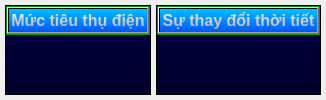
               <widget class="QWidget" name="Bot_ParameterPanel">
                <layout class="QHBoxLayout" name="horizontalLayout_5">
                 <property name="spacing">
                  <number>5</number>
                 </property>
                 <property name="leftMargin">
                  <number>5</number>
                 </property>
                 <property name="topMargin">
                  <number>5</number>
                 </property>
                 <property name="rightMargin">
                  <number>5</number>
                 </property>
                 <property name="bottomMargin">
                  <number>5</number>
                 </property>
                 <item>
                  <widget class="QFrame" name="Bot_Para_frame_1">
                   <property name="styleSheet">
                    <string notr="true">background-color: qlineargradient(spread:pad, x1:1, y1:1, x2:1, y2:0, stop:0 rgba(0, 0, 42, 255), stop:1 rgba(0, 0, 70, 255));</string>
                   </property>
                   <property name="frameShape">
                    <enum>QFrame::StyledPanel</enum>
                   </property>
                   <property name="frameShadow">
                    <enum>QFrame::Raised</enum>
                   </property>
                   <layout class="QVBoxLayout" name="verticalLayout_44">
                    <property name="spacing">
                     <number>0</number>
                    </property>
                    <property name="leftMargin">
                     <number>0</number>
                    </property>
                    <property name="topMargin">
                     <number>0</number>
                    </property>
                    <property name="rightMargin">
                     <number>0</number>
                    </property>
                    <property name="bottomMargin">
                     <number>0</number>
                    </property>
                    <item alignment="Qt::AlignTop">
                     <widget class="QFrame" name="Bot_Para_frame1_header">
                      <property name="styleSheet">
                       <string notr="true">background-color: rgb(0, 200, 0);</string>
                      </property>
                      <property name="frameShape">
                       <enum>QFrame::StyledPanel</enum>
                      </property>
                      <property name="frameShadow">
                       <enum>QFrame::Raised</enum>
                      </property>
                      <layout class="QVBoxLayout" name="verticalLayout_38">
                       <property name="spacing">
                        <number>0</number>
                       </property>
                       <property name="leftMargin">
                        <number>0</number>
                       </property>
                       <property name="topMargin">
                        <number>0</number>
                       </property>
                       <property name="rightMargin">
                        <number>0</number>
                       </property>
                       <property name="bottomMargin">
                        <number>0</number>
                       </property>
                       <item>
                        <widget class="QPushButton" name="Bot_Para_header1">
                         <property name="font">
                          <font>
                           <family>Segoe UI</family>
                           <pointsize>12</pointsize>
                           <weight>75</weight>
                           <bold>true</bold>
                          </font>
                         </property>
                         <property name="styleSheet">
                          <string notr="true">color: qlineargradient(spread:pad, x1:1, y1:1, x2:1, y2:0, stop:0 rgba(171, 171, 171, 255), stop:1 rgba(239, 239, 239, 255));
background-color: qlineargradient(spread:pad, x1:1, y1:1, x2:1, y2:0, stop:0 rgba(0, 85, 255, 255), stop:1 rgba(0, 192, 255, 255));</string>
                         </property>
                         <property name="text">
                          <string>Mức tiêu thụ điện</string>
                         </property>
                        </widget>
                       </item>
                      </layout>
                     </widget>
                    </item>
                    <item>
                     <widget class="QFrame" name="Bot_Para_frame1_body">
                      <property name="sizePolicy">
                       <sizepolicy hsizetype="Preferred" vsizetype="Expanding">
                        <horstretch>0</horstretch>
                        <verstretch>0</verstretch>
                       </sizepolicy>
                      </property>
                      <property name="styleSheet">
                       <string notr="true">background-color: rgba(0, 0, 0, 0);</string>
                      </property>
                      <property name="frameShape">
                       <enum>QFrame::StyledPanel</enum>
                      </property>
                      <property name="frameShadow">
                       <enum>QFrame::Raised</enum>
                      </property>
                      <widget class="QLabel" name="label_21">
                       <property name="geometry">
                        <rect>
                         <x>230</x>
                         <y>90</y>
                         <width>151</width>
                         <height>20</height>
                        </rect>
                       </property>
                       <property name="styleSheet">
                        <string notr="true">color: rgb(255, 255, 255);</string>
                       </property>
                       <property name="text">
                        <string>Biểu đồ điện năng tiêu thụ</string>
                       </property>
                      </widget>
                     </widget>
                    </item>
                   </layout>
                  </widget>
                 </item>
                 <item>
                  <widget class="QFrame" name="Bot_Para_frame_2">
                   <property name="styleSheet">
                    <string notr="true">background-color: qlineargradient(spread:pad, x1:1, y1:1, x2:1, y2:0, stop:0 rgba(0, 0, 42, 255), stop:1 rgba(0, 0, 70, 255));</string>
                   </property>
                   <property name="frameShape">
                    <enum>QFrame::StyledPanel</enum>
                   </property>
                   <property name="frameShadow">
                    <enum>QFrame::Raised</enum>
                   </property>
                   <layout class="QVBoxLayout" name="verticalLayout_45">
                    <property name="spacing">
                     <number>0</number>
                    </property>
                    <property name="leftMargin">
                     <number>0</number>
                    </property>
                    <property name="topMargin">
                     <number>0</number>
                    </property>
                    <property name="rightMargin">
                     <number>0</number>
                    </property>
                    <property name="bottomMargin">
                     <number>0</number>
                    </property>
                    <item alignment="Qt::AlignTop">
                     <widget class="QFrame" name="Bot_Para_frame2_header">
                      <property name="styleSheet">
                       <string notr="true">background-color: rgb(0, 200, 0);</string>
                      </property>
                      <property name="frameShape">
                       <enum>QFrame::StyledPanel</enum>
                      </property>
                      <property name="frameShadow">
                       <enum>QFrame::Raised</enum>
                      </property>
                      <layout class="QVBoxLayout" name="verticalLayout_39">
                       <property name="spacing">
                        <number>0</number>
                       </property>
                       <property name="leftMargin">
                        <number>0</number>
                       </property>
                       <property name="topMargin">
                        <number>0</number>
                       </property>
                       <property name="rightMargin">
                        <number>0</number>
                       </property>
                       <property name="bottomMargin">
                        <number>0</number>
                       </property>
                       <item>
                        <widget class="QPushButton" name="Bot_Para_header2">
                         <property name="font">
                          <font>
                           <family>Segoe UI</family>
                           <pointsize>12</pointsize>
                           <weight>75</weight>
                           <bold>true</bold>
                          </font>
                         </property>
                         <property name="styleSheet">
                          <string notr="true">color: qlineargradient(spread:pad, x1:1, y1:1, x2:1, y2:0, stop:0 rgba(171, 171, 171, 255), stop:1 rgba(239, 239, 239, 255));
background-color: qlineargradient(spread:pad, x1:1, y1:1, x2:1, y2:0, stop:0 rgba(0, 85, 255, 255), stop:1 rgba(0, 192, 255, 255));</string>
                         </property>
                         <property name="text">
                          <string>Sự thay đổi thời tiết</string>
                         </property>
                        </widget>
                       </item>
                      </layout>
                     </widget>
                    </item>
                    <item>
                     <widget class="QFrame" name="Bot_Para_frame2_body">
                      <property name="sizePolicy">
                       <sizepolicy hsizetype="Preferred" vsizetype="Expanding">
                        <horstretch>0</horstretch>
                        <verstretch>0</verstretch>
                       </sizepolicy>
                      </property>
                      <property name="styleSheet">
                       <string notr="true">background-color: rgba(0, 0, 0, 0);</string>
                      </property>
                      <property name="frameShape">
                       <enum>QFrame::StyledPanel</enum>
                      </property>
                      <property name="frameShadow">
                       <enum>QFrame::Raised</enum>
                      </property>
                      <widget class="QLabel" name="label_22">
                       <property name="geometry">
                        <rect>
                         <x>240</x>
                         <y>80</y>
                         <width>141</width>
                         <height>20</height>
                        </rect>
                       </property>
                       <property name="styleSheet">
                        <string notr="true">color: rgb(255, 255, 255);</string>
                       </property>
                       <property name="text">
                        <string>Bảng trạng thái thời tiết</string>
                       </property>
                      </widget>
                     </widget>
                    </item>
                   </layout>
                  </widget>
                 </item>
                </layout>
               </widget>
